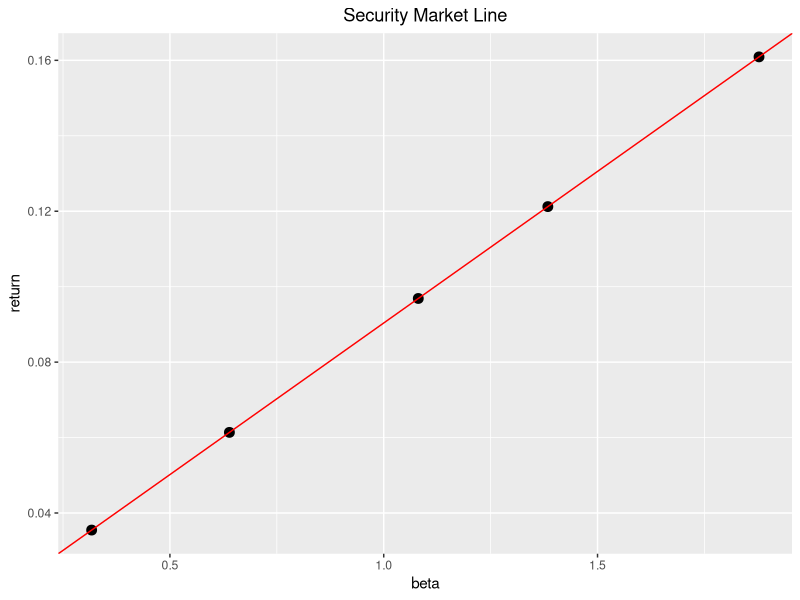

Write R code to recreate this figure.
#PS2 QUESTION7
library(ggplot2)

##(a) Asset prices

# we normalize expected dividend to 1.
E0_D = matrix(rep(1,5), nrow = 5)

# assume gamma = 0.01
gamma = 0.01

#vcov matrix of D is sigma
sigma = matrix(c(0.040, 0.064, 0.08, 0.016, 0.048,
                 0.064, 0.160, 0.16, 0.032, 0.096,
                 0.080, 0.160, 0.25, 0.040, 0.120,
                 0.016, 0.032, 0.04, 0.010, 0.024,
                 0.048, 0.096, 0.12, 0.024, 0.090),
               nrow = 5, ncol =5, byrow = T)

# N_bar is supply
N_bar = matrix(c(5, 10, 20, 30, 40), nrow = 5)

# rf is risk-free rate
r_f = 0.01

P = (E0_D - gamma * sigma %*% N_bar ) / (1 + r_f)


##(b) Asset expected returns
E0_r = E0_D/P - 1

##(c) The portfolio weight of each asset in the market portfolio
w = N_bar * P / sum(N_bar * P)

##(d) The beta of each stock return with respect to the return of the market portfolio

# calculate the vcov matrix for r
sigma_r = sigma / (P %*% t(P))

# calculate the variance of the return of market portfolio
V_m = t(w)  %*% sigma_r %*% w

# generate the temp matrix for weight for single asset portfolio
w_s = matrix(rep(0,5), nrow = 5)

# get beta
beta = rep(0,5)
for (i in 1:5){
  w_s[i] = 1
  beta[i] = t(w) %*% sigma_r %*% w_s / V_m
  w_s[i] = 0
}

##(e) draw security market line, verify that expected returns lie on the security market line
r_m = t(w) %*% E0_r
portfolio = data.frame("beta" = beta, "return" = E0_r)
ggplot(portfolio, aes(x = beta, y = return)) +
  geom_point(color = "black", size = 3) +
  geom_abline(intercept = r_f,
              slope = r_m - r_f,
              color = "red") +
  ggtitle("Security Market Line") +
  theme(plot.title = element_text(hjust = 0.5))

